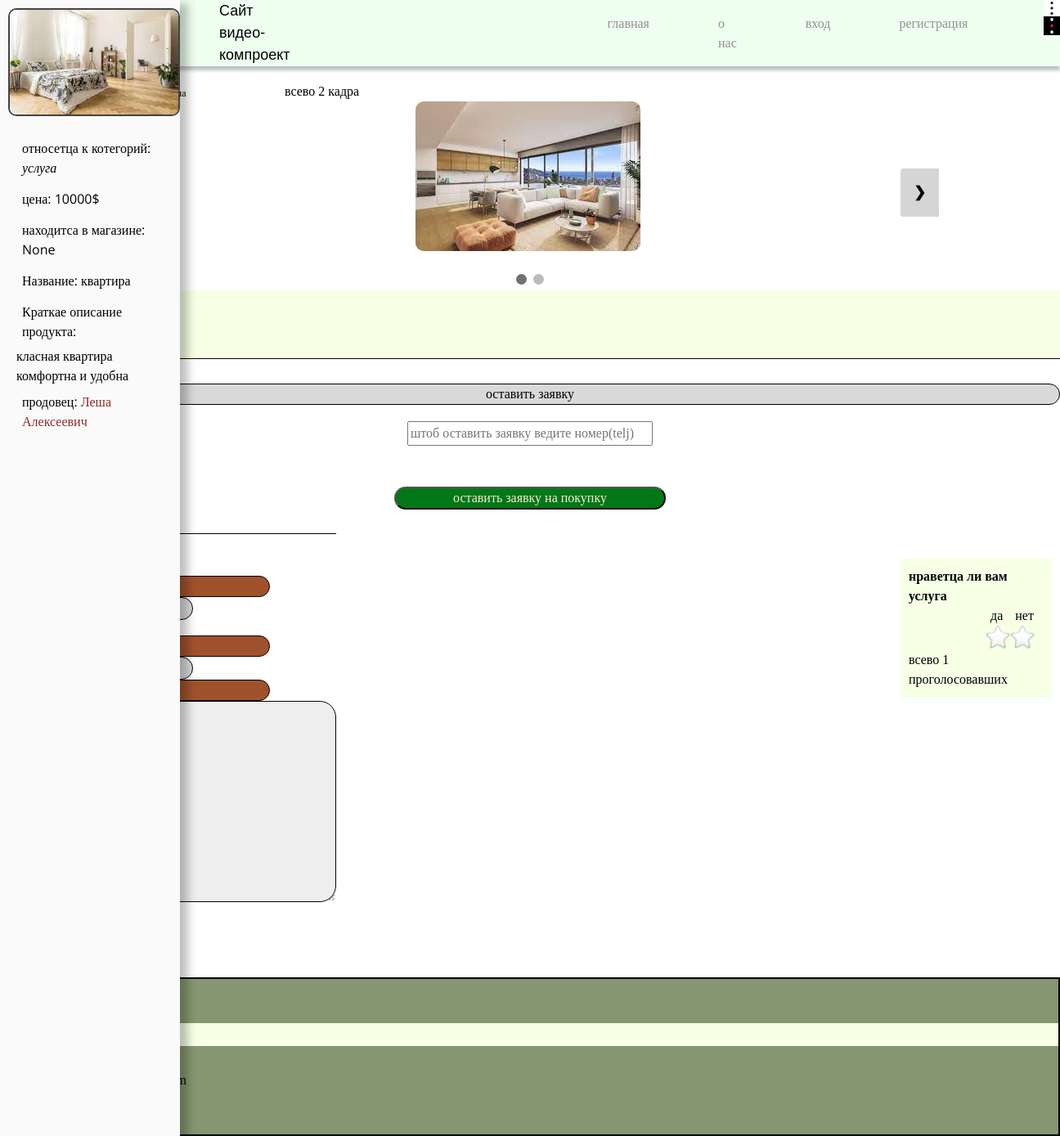
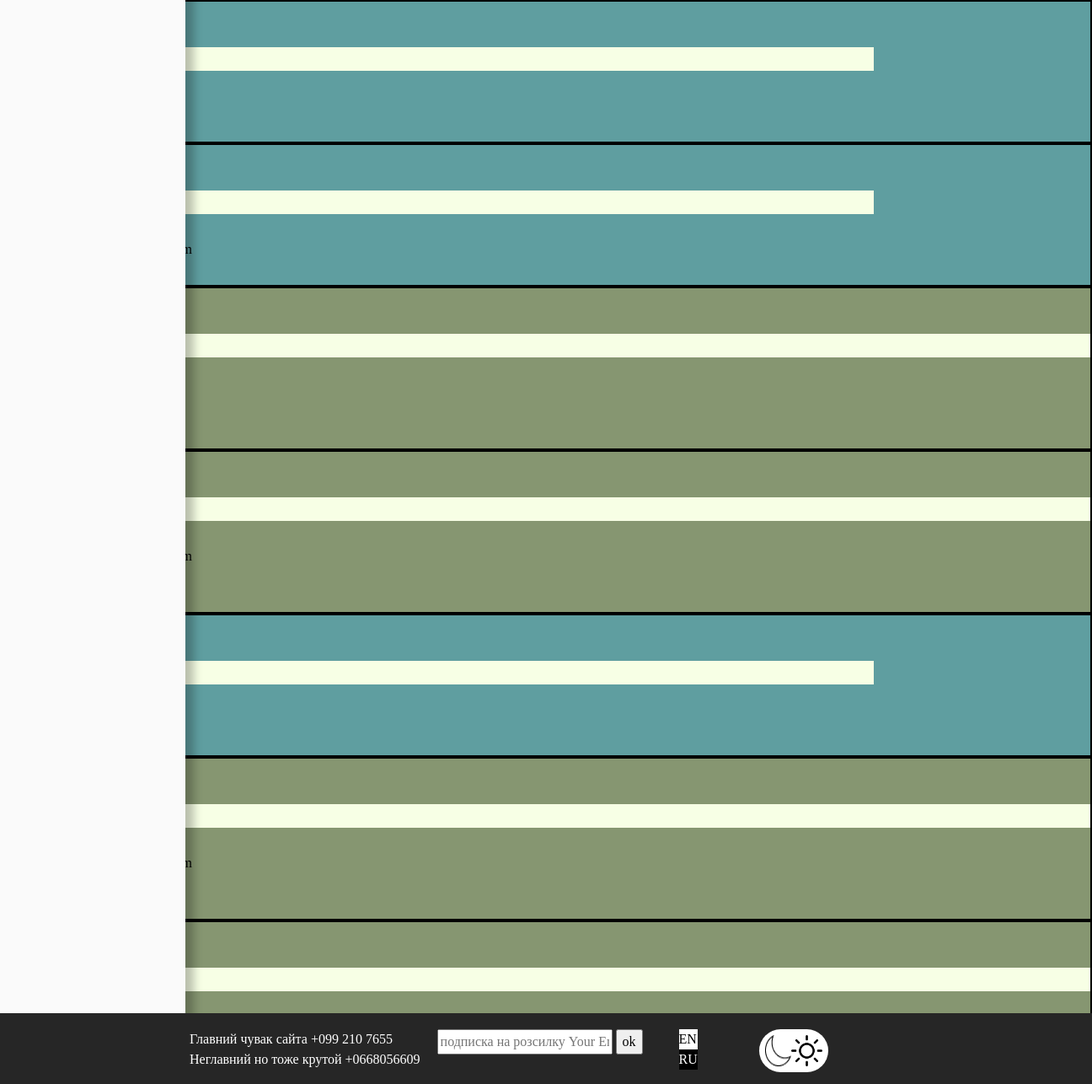
Screenshot of /ru/kvartira/ with the database file from the repository (2 pictures, top to bottom).
### main/models.py (models this page shows, shortened)
class Product(models.Model):
    title = models.CharField('назваие продукта', max_length=150)
    descriptin = models.TextField('описание')
    price = models.PositiveIntegerField('цена', default=0, help_text='указивать в $')
    poster = models.ImageField('изоброжение', upload_to='product/')
    salesman = models.ManyToManyField(Salesman,verbose_name='продовец', related_name='salesman')
    category = models.ManyToManyField(Category, verbose_name='категорий')
    Shop_name = models.ForeignKey(Shop_name,verbose_name='название магазина', on_delete=models.SET_NULL,null=True)
    number = models.PositiveSmallIntegerField('номер телефона')
    url = models.SlugField(max_length=160, unique=True)
    draft = models.BooleanField('черновик', default=False)
    def get_review(self):
        return self.reviews_set.filter(parent__isnull=True)
    class Meta:
        verbose_name = 'прдукт'
        verbose_name_plural = 'прдукти'

class Category(models.Model):
    name = models.CharField('Категория', max_length=80)
    description = models.TextField('описание')
    url = models.SlugField(max_length=160, unique=True)
    class Meta:
        verbose_name = 'категория'
        verbose_name_plural = 'Категорий'

class Salesman(models.Model):
    name = models.CharField('имя', max_length=200)
    age = models.PositiveSmallIntegerField('возраст', default=18)
    description = models.TextField('описание')
    image = models.ImageField('Изоброжение',upload_to='salesman/')
    class Meta:
        verbose_name = 'продовец'
        verbose_name_plural = 'Продовци'

class product_Shorts(models.Model):
    title = models.CharField('название', max_length=100)
    description = models.TextField('описание')
    image = models.ImageField('изоброжение', upload_to='product_shorts/')
    product = models.ForeignKey(Product,verbose_name='продукт', on_delete=models.CASCADE)
    class Meta:
        verbose_name = 'кадри продукта'
        verbose_name_plural = 'кадри продукта'

### main/views.py (the view)
# urls.py: path('<slug:slug>/', views.ProductDetailView.as_view(), name='product_url'),
class ProductDetailView(DetailView):
    model = Product
    slug_field = 'url'
    def get_context_data(self, **kwargs):
        context = super().get_context_data(**kwargs)
        context["star_form"] = RatingForm()
        context['form'] = ReviewForm()
        return context

### main/forms.py
class RatingForm(forms.ModelForm):
    star = forms.ModelChoiceField(
        queryset=Rating_star.objects.all(), widget=forms.RadioSelect(), empty_label=None
    )
    class Meta:
        model = Rating
        fields = ("star",)

class ReviewForm(forms.ModelForm):
    class Meta:
        model = Reviews
        fields = ("name", "email", "text")
        widgets = {
            'name': forms.TextInput(attrs={"class": 'name'}),
            'email': forms.EmailInput(attrs={"class": 'name'}),
            'text': forms.Textarea(attrs={"class": 'coments_print'})
        }

### contact/templatetags/contact_tags.py (called while the page is built)
@register.inclusion_tag("contact/tags/form.html")
def contact_form():
    return {'contact_form': ContactForm()}

### main/models.py (called while the page is built)
    def __str__(self):
        return f'{self.value}'

### main/templatetags/model_tag.py (called while the page is built)
@register.simple_tag()
def get_categories():
    return Category.objects.all()

### templates/main/product_detail.html (shortened to what this page needs)
<!DOCTYPE html>
{% load static %}
{% load static i18n %}
{% load static recaptcha3 %}
<html lang="en">
<head>
    <link rel="stylesheet" href="{% static 'css/style.css' %}">
    <link rel="stylesheet" href="{% static 'css/MORE.css' %}">
</head>
<body>
<div class="wrapper">
        <div class="sitebar">
            <div class="main-image_sitebar" style="padding: 10px 0px 0px 10px;">
                <img src="{{ product.poster.url }}" alt="" style="border-radius: 10px; border: 2px solid rgb(69, 66, 66);">
            </div>
            <div class="conteiner-sitebar_MORE">
                <p class="items_sitebar_MORE">{% trans 'относетца к котегорий' %}:<em>{% for category in product.category.all %} {{ category.name }} {% endfor %}</em></p>
                <p class="items_sitebar_MORE">{% trans 'цена' %}: {{ product.price }}$</p>
                <p class="items_sitebar_MORE">{% trans 'находитса в магазине' %}: {{ product.Shop_name }}</p>
                <p class="items_sitebar_MORE">{% trans 'Название' %}:  {{ product.title }}</p>
                <p class="items_sitebar_MORE">{% trans 'Краткае описание продукта' %}: {{ product.descriptin|safe }}</p>
                <p class="items_sitebar_MORE">{% trans 'продовец' %}: {% for salesman in product.salesman.all %}<a href="{% url 'salesman_detail' salesman.name %}" style="color: #902b2b"> {{ salesman.name }} </a>{% endfor %}</p>
            </div>
        </div>
           {% include 'include/header.html' %}
    <div style="padding-top: 100px;">
    <div class="slider">
        <div class="slide_show">
            {% for image in product.product_shorts_set.all %}
                <div class="my-slader">
                    <div style="padding-left: 200px"><div class="numbertext">{% trans 'всево' %} {{ product.product_shorts_set.count }} {% trans 'кадра' %}</div></div>
                    <div style="padding-left: 36%"><img src="{{ image.image.url }}" alt="{{ image.description }}" style="border-radius: 10px; background-size: cover; background-position: 50% 50%; background-repeat: no-repeat"></div>
                    <div class="text">{{ image.title }}</div>
                </div>
            {% endfor %}
            <a class="prev" onclick="plusSlides(-1)">&#10094</a>
            <a class="next" onclick="plusSlides(1)">&#10095</a>
        </div>
        <br>
        <div style="text-align: center;">
            {% for image in product.product_shorts_set.all %}
                <span class="dot" onclick="currentSlide(1)"></span>
            {% endfor %}
        </div>
        {% include 'include/footer.html' %}
        </div>
        <div style="padding: 10px; background-color: #F7FFE5">
            <p>{% trans 'номер продовца' %}:  0{{ product.number }}</p>
        </div>
        <form method="post" action="{% url 'add_purchase' product.id %}">
            <div class="buy_action">
                <div class="number">
                   <label class="name" for="contactnumber">
                       {% trans 'оставить заявку' %}
                   </label>
                   <div style="padding-top: 20px; padding-bottom: 20px">
                   <input type="tel" placeholder="штоб оставить заявку ведите номер(telj)" style="width: 300px" name="room"  required="">
                   </div>
                </div>
                <div style="padding-bottom: 30px;">
                    <button type="submit" class="btn">{% trans 'оставить заявку на покупку' %}</button>
                </div>
            </div>
        </form>
            <div style="display: flex">
                <form method="post" action="{% url 'add_review' product.id %}" id="formReview">
                    <div class="coment">
                        <div class="conteiner_coment">
                            <div class="my_coment" style="padding: 0px 0px 30px 30px;">
                                <div style="padding-bottom: 19px; padding-top: 51px;">
                                    <label class="name" style="width: 300px;
                                           padding-left: 30px;  background-color: sienna" for="contactusername">
                                    </label>
                                </div>
                                <div>
                                     <label class="name" style="width: 300px;
                                           padding-left: 30px;  background-color: sienna" for="contactemail">
                                    </label>
                                </div>
                                <div class="text_coment">
                                    <label class="name" style="width: 300px; padding-left: 30px; background-color: sienna">{% trans 'сообщение' %}</label>
                                    {{ form.text }}
                                </div>
                                <button type="submit" class="buton_form" style="    background-color: aquamarine;
                padding: 5px;
                border-radius: 15px;
                border: 2px solid #869671;">{% trans 'отправить' %}</button>
                            </div>
                        </div>
                    </div>
                </form>
                <div class='radinc_conteiner'>
                 <form action="{% url 'add_rating' %}" method="post" name="rating" style="background-color: #F7FFE5; padding: 10px">
                     <b>{% trans 'нраветца ли вам' %} {% for category in product.category.all %} {{ category.name }} {% endfor %}</b>
                      <div style="display: flex; padding-left: 100px">
                             <p style="padding-right: 15px">да</p>
                             <p>нет</p>
                      </div>
                     <span class="rating">
                         {% for k, v in star_form.fields.star.choices %}
                            <label for="rating{{ v }}">{{ k }}</label>
                         {% endfor %}
                     </span>
                     <p>{% trans 'всево' %} {{ product.rating_set.count }} {% trans 'проголосовавших' %}</p>
                 </form>
                </div>
            </div>
            {% for review in product.get_review %}
            <div class="coment-otsef" style="padding-left: 30px; background-color: #869671; border: 2px solid #000000">
                    <div style="">name: {{ review.name }}</div>
                    <div style="padding: 30px 0px 30px 5px;"> <div style="background-color: #F7FFE5; padding: 2px; flex-wrap: wrap"> text: {{ review.text }} </div></div>
                    <div style="padding-bottom: 30px">email: {{ review.email }}</div>
                <a href="#formReview" style="padding: 2px; color: #bbbbbb; border: 2px solid #000000;" onclick="addReview('{{ review.name }}' , '{{ review.id }}')">{% trans 'Ответить' %} </a>
            </div>
                {% for rew in review.reviews_set.all %}
                 <div class="coment-otsef" style="padding-left: 30px; background-color: cadetblue; border: 2px solid #000000">
                        <div style="">name: {{ rew.name }}</div>
                        <div style="padding: 30px 0px 30px 5px;"> <div style="background-color: #F7FFE5; padding: 2px; max-width: 1000px; flex-wrap: wrap"> text: {{ rew.text }} </div></div>
                        <div style="padding-bottom: 30px">email: {{ rew.email }}</div>
                </div>
                {% endfor %}
            {% endfor %}
</body>
</html>

### static/static_files/css/style.css (style rules this page uses)
*, *::before, *::after { box-sizing: border-box; }
body, h1, h2, h3, h4, p, ul[class], ol[class], li, figure, figcaption, blockquote, dl, dd, a { margin: 0; text-decoration: none; color: black; }
body { min-height: 100vh; scroll-behavior: smooth; text-rendering: optimizeSpeed; line-height: 1.5; }
a:not([class]) { text-decoration-skip-ink: auto; }
img { max-width: 100%; display: block; }
input, button, textarea, select { font: inherit; }
.sitebar { width: 220px; height: 100%; position: absolute; transition: all 0.3 ease 2s; left: 0; top: 0; z-index: 51; background-color: #FAFAFA; box-shadow: 10px 4px 10px rgba(0, 0, 0, 0.25); }

### rows the page displays
Product: poster (picture), price "10000", Shop_name "None", title "квартира", descriptin "класная квартира комфортна и удобна", product_shorts_set.count "2", rating_set.count "1"
Category: name "услуга"
Salesman: name "Леша Алексеевич"
product_Shorts: image (picture)
